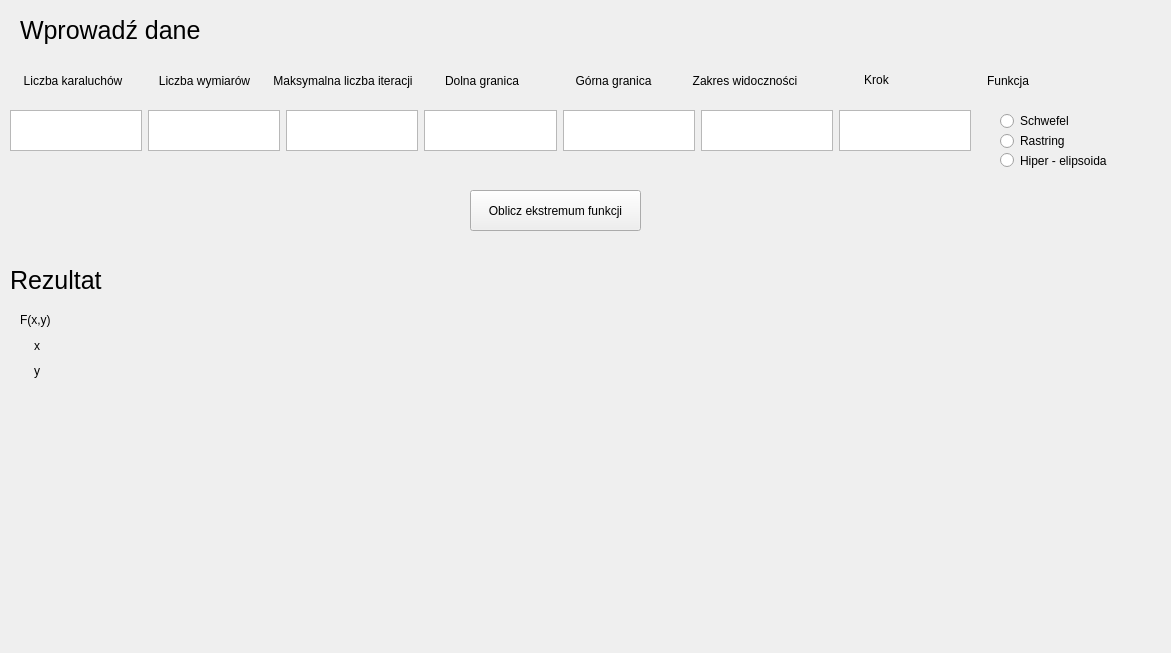
<?xml version="1.0" encoding="UTF-8"?>
<ui version="4.0">
 <class>MainWindow</class>
 <widget class="QMainWindow" name="MainWindow">
  <property name="enabled">
   <bool>true</bool>
  </property>
  <property name="geometry">
   <rect>
    <x>0</x>
    <y>0</y>
    <width>1171</width>
    <height>653</height>
   </rect>
  </property>
  <property name="windowTitle">
   <string>Cockroach swarm optimization</string>
  </property>
  <widget class="QWidget" name="centralwidget">
   <widget class="QWidget" name="horizontalLayoutWidget">
    <property name="geometry">
     <rect>
      <x>10</x>
      <y>60</y>
      <width>1101</width>
      <height>41</height>
     </rect>
    </property>
    <layout class="QHBoxLayout" name="horizontalLayout">
     <item>
      <widget class="QLabel" name="label">
       <property name="sizePolicy">
        <sizepolicy hsizetype="Expanding" vsizetype="Preferred">
         <horstretch>0</horstretch>
         <verstretch>0</verstretch>
        </sizepolicy>
       </property>
       <property name="text">
        <string>Liczba karaluchów</string>
       </property>
       <property name="alignment">
        <set>Qt::AlignCenter</set>
       </property>
      </widget>
     </item>
     <item>
      <widget class="QLabel" name="label_2">
       <property name="sizePolicy">
        <sizepolicy hsizetype="Expanding" vsizetype="Preferred">
         <horstretch>0</horstretch>
         <verstretch>0</verstretch>
        </sizepolicy>
       </property>
       <property name="text">
        <string>Liczba wymiarów</string>
       </property>
       <property name="alignment">
        <set>Qt::AlignCenter</set>
       </property>
      </widget>
     </item>
     <item>
      <widget class="QLabel" name="label_3">
       <property name="sizePolicy">
        <sizepolicy hsizetype="Expanding" vsizetype="Preferred">
         <horstretch>0</horstretch>
         <verstretch>0</verstretch>
        </sizepolicy>
       </property>
       <property name="text">
        <string>Maksymalna liczba iteracji</string>
       </property>
       <property name="alignment">
        <set>Qt::AlignCenter</set>
       </property>
      </widget>
     </item>
     <item>
      <widget class="QLabel" name="label_4">
       <property name="sizePolicy">
        <sizepolicy hsizetype="Expanding" vsizetype="Preferred">
         <horstretch>0</horstretch>
         <verstretch>0</verstretch>
        </sizepolicy>
       </property>
       <property name="text">
        <string>Dolna granica</string>
       </property>
       <property name="alignment">
        <set>Qt::AlignCenter</set>
       </property>
      </widget>
     </item>
     <item>
      <widget class="QLabel" name="label_5">
       <property name="sizePolicy">
        <sizepolicy hsizetype="Expanding" vsizetype="Preferred">
         <horstretch>0</horstretch>
         <verstretch>0</verstretch>
        </sizepolicy>
       </property>
       <property name="text">
        <string>Górna granica</string>
       </property>
       <property name="alignment">
        <set>Qt::AlignCenter</set>
       </property>
      </widget>
     </item>
     <item>
      <widget class="QLabel" name="label_6">
       <property name="sizePolicy">
        <sizepolicy hsizetype="Expanding" vsizetype="Preferred">
         <horstretch>0</horstretch>
         <verstretch>0</verstretch>
        </sizepolicy>
       </property>
       <property name="text">
        <string>Zakres widoczności</string>
       </property>
       <property name="alignment">
        <set>Qt::AlignCenter</set>
       </property>
      </widget>
     </item>
     <item>
      <widget class="QLabel" name="label_7">
       <property name="sizePolicy">
        <sizepolicy hsizetype="Expanding" vsizetype="Fixed">
         <horstretch>0</horstretch>
         <verstretch>0</verstretch>
        </sizepolicy>
       </property>
       <property name="text">
        <string>Krok</string>
       </property>
       <property name="alignment">
        <set>Qt::AlignCenter</set>
       </property>
      </widget>
     </item>
     <item>
      <widget class="QLabel" name="label_8">
       <property name="sizePolicy">
        <sizepolicy hsizetype="Expanding" vsizetype="Preferred">
         <horstretch>0</horstretch>
         <verstretch>0</verstretch>
        </sizepolicy>
       </property>
       <property name="text">
        <string>Funkcja</string>
       </property>
       <property name="alignment">
        <set>Qt::AlignCenter</set>
       </property>
      </widget>
     </item>
     <item>
      <spacer name="horizontalSpacer">
       <property name="orientation">
        <enum>Qt::Horizontal</enum>
       </property>
       <property name="sizeType">
        <enum>QSizePolicy::Ignored</enum>
       </property>
       <property name="sizeHint" stdset="0">
        <size>
         <width>40</width>
         <height>20</height>
        </size>
       </property>
      </spacer>
     </item>
    </layout>
   </widget>
   <widget class="QLabel" name="label_9">
    <property name="geometry">
     <rect>
      <x>20</x>
      <y>10</y>
      <width>261</width>
      <height>41</height>
     </rect>
    </property>
    <property name="styleSheet">
     <string notr="true">font-size: 25px;
color: black;</string>
    </property>
    <property name="text">
     <string>Wprowadź dane</string>
    </property>
   </widget>
   <widget class="QWidget" name="horizontalLayoutWidget_2">
    <property name="geometry">
     <rect>
      <x>10</x>
      <y>110</y>
      <width>961</width>
      <height>41</height>
     </rect>
    </property>
    <layout class="QHBoxLayout" name="horizontalLayout_2">
     <item>
      <widget class="QPlainTextEdit" name="cockroachNumberET"/>
     </item>
     <item>
      <widget class="QPlainTextEdit" name="dimET"/>
     </item>
     <item>
      <widget class="QPlainTextEdit" name="maxIterationsET"/>
     </item>
     <item>
      <widget class="QPlainTextEdit" name="lbET"/>
     </item>
     <item>
      <widget class="QPlainTextEdit" name="ubET"/>
     </item>
     <item>
      <spacer name="horizontalSpacer_2">
       <property name="orientation">
        <enum>Qt::Horizontal</enum>
       </property>
       <property name="sizeHint" stdset="0">
        <size>
         <width>40</width>
         <height>20</height>
        </size>
       </property>
      </spacer>
     </item>
     <item>
      <widget class="QPlainTextEdit" name="visibilityET"/>
     </item>
     <item>
      <widget class="QPlainTextEdit" name="stepET"/>
     </item>
    </layout>
   </widget>
   <widget class="QRadioButton" name="schwefelButton">
    <property name="geometry">
     <rect>
      <x>1000</x>
      <y>110</y>
      <width>91</width>
      <height>22</height>
     </rect>
    </property>
    <property name="text">
     <string>Schwefel</string>
    </property>
   </widget>
   <widget class="QRadioButton" name="rastringButton">
    <property name="geometry">
     <rect>
      <x>1000</x>
      <y>130</y>
      <width>91</width>
      <height>22</height>
     </rect>
    </property>
    <property name="text">
     <string>Rastring</string>
    </property>
   </widget>
   <widget class="QRadioButton" name="hiperButton">
    <property name="geometry">
     <rect>
      <x>1000</x>
      <y>150</y>
      <width>111</width>
      <height>21</height>
     </rect>
    </property>
    <property name="text">
     <string>Hiper - elipsoida</string>
    </property>
   </widget>
   <widget class="QPushButton" name="pushButton">
    <property name="geometry">
     <rect>
      <x>470</x>
      <y>190</y>
      <width>171</width>
      <height>41</height>
     </rect>
    </property>
    <property name="text">
     <string>Oblicz ekstremum funkcji</string>
    </property>
   </widget>
   <widget class="QLabel" name="label_10">
    <property name="geometry">
     <rect>
      <x>10</x>
      <y>270</y>
      <width>111</width>
      <height>21</height>
     </rect>
    </property>
    <property name="styleSheet">
     <string notr="true">font-size: 25px;
color: black;</string>
    </property>
    <property name="text">
     <string>Rezultat</string>
    </property>
   </widget>
   <widget class="QWidget" name="verticalLayoutWidget">
    <property name="geometry">
     <rect>
      <x>20</x>
      <y>310</y>
      <width>34</width>
      <height>71</height>
     </rect>
    </property>
    <layout class="QVBoxLayout" name="verticalLayout_5">
     <item alignment="Qt::AlignHCenter">
      <widget class="QLabel" name="label_11">
       <property name="styleSheet">
        <string notr="true">color : black;
text-align:center;</string>
       </property>
       <property name="text">
        <string>F(x,y) </string>
       </property>
      </widget>
     </item>
     <item alignment="Qt::AlignHCenter">
      <widget class="QLabel" name="label_12">
       <property name="styleSheet">
        <string notr="true">color : black;
text-align:center;</string>
       </property>
       <property name="text">
        <string>x</string>
       </property>
      </widget>
     </item>
     <item alignment="Qt::AlignHCenter">
      <widget class="QLabel" name="label_13">
       <property name="text">
        <string>y</string>
       </property>
      </widget>
     </item>
    </layout>
   </widget>
   <widget class="QWidget" name="verticalLayoutWidget_2">
    <property name="geometry">
     <rect>
      <x>60</x>
      <y>310</y>
      <width>161</width>
      <height>71</height>
     </rect>
    </property>
    <layout class="QVBoxLayout" name="verticalLayout_6">
     <item>
      <widget class="QLabel" name="ffxLABEL">
       <property name="text">
        <string/>
       </property>
      </widget>
     </item>
     <item>
      <widget class="QLabel" name="xLABEL">
       <property name="text">
        <string/>
       </property>
      </widget>
     </item>
     <item>
      <widget class="QLabel" name="yLABEL">
       <property name="text">
        <string/>
       </property>
      </widget>
     </item>
    </layout>
   </widget>
   <widget class="QWidget" name="verticalLayoutWidget_3">
    <property name="geometry">
     <rect>
      <x>270</x>
      <y>270</y>
      <width>851</width>
      <height>361</height>
     </rect>
    </property>
    <layout class="QVBoxLayout" name="graph"/>
   </widget>
  </widget>
 </widget>
 <resources/>
 <connections/>
</ui>
